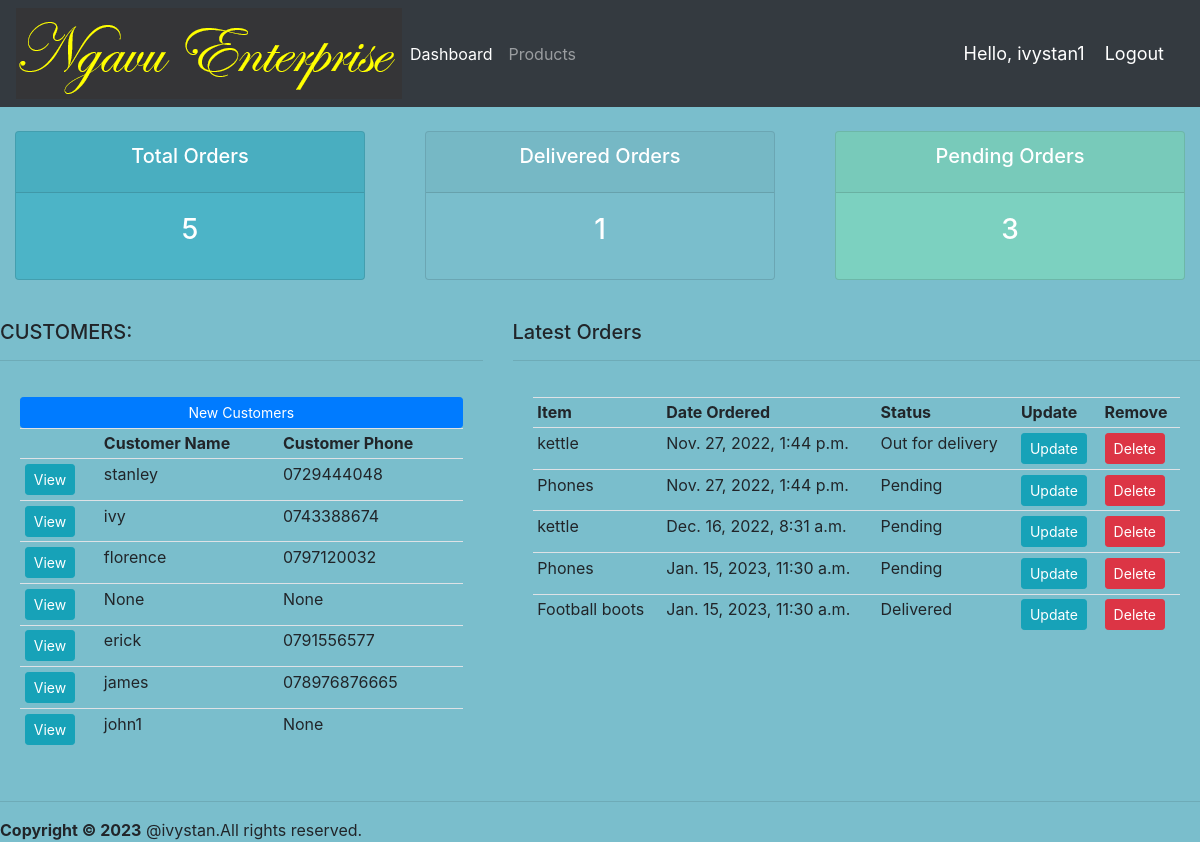
The app's page / (signed in) with its own data.
### accounts/models.py (models this page shows, shortened)
class Customer(models.Model):
    user = models.OneToOneField(User,null=True, blank=True, on_delete=models.CASCADE)
    name = models.CharField(max_length=200, null=True)
    phone = models.CharField(max_length=200, null=True)
    email = models.CharField(max_length=200, null=True)
    profile_pic = models.ImageField(default="kal!.png",null=True,blank=True)
    date_created = models.DateTimeField(auto_now_add=True, null=True)

class Order(models.Model):
    STATUS = (
        ('Pending', 'pending'),
        ('Out for delivery', 'Out for delivery'),
        ('Delivered', 'Delivered'),
    )
    customer = models.ForeignKey(Customer, null=True, on_delete=models.SET_NULL)
    product = models.ForeignKey(product, null=True, on_delete=models.SET_NULL)
    date_created = models.DateTimeField(auto_now_add=True, null=True)
    status = models.CharField(max_length=200, null=True, choices=STATUS)

class product(models.Model):
    CATEGORY = (
        ('Indoor', 'Indoor'),
        ('Out Door', 'Out Door'),
    )
    name = models.CharField(max_length=200, null=True)
    price = models.FloatField(null=True)
    category = models.CharField(max_length=200, null=True, choices=CATEGORY)
    description = models.CharField(max_length=200, null=True, blank=True)
    date_created = models.DateTimeField(auto_now_add=True, null=True)
    tags = models.ManyToManyField(tag)
    def __str__(self):
        return self.name

### accounts/decorators.py (the view)
    def wrapper_function(request, *args, **kwargs):
        group = None
        if request.user.groups.exists():
            group = request.user.groups.all()[0].name
            if group=='customer':
                return redirect('user_page')
            if group == 'admin':
                return view_func(request, *args, **kwargs)

### accounts/views.py (called while the page is built)
@login_required(login_url='login')
@admin_only
def home(request):
    orders = Order.objects.all()
    customers=Customer.objects.all()
    total_customers = customers.count()
    total_orders = orders.count()
    delivered = orders.filter(status='Delivered').count()
    pending = orders.filter(status='Pending').count()
    context = {'orders':orders,'customers':customers,
               'total_orders':total_orders,'pending':pending,'delivered':delivered}
    return render(request,'accounts/dashboard.html',context)

### accounts/templates/accounts/dashboard.html (shortened to what this page needs)
{% extends 'accounts/main.html'%}
{% block content %}
{% include 'accounts/status.html' %}
<br>
<div class ='row'>
    <div class="col-md-5">
        <h5>CUSTOMERS:</h5>
        <hr>
        <div class="'card card-body">
            <a class="btn btn-primary btn-sm btn-block"  href="">New Customers</a>
            <table class="table table-sm">
                <tr>
                    <th></th>
                    <th>Customer Name</th>
                    <th>Customer Phone</th>
                </tr>
                    {% for customer in customers %}
                <tr>
                    <td><a class="btn btn-sm btn-info" href="{% url 'customer' customer.id %}">View</a> </td>
                    <td>{{customer.name}}</td>
                    <td>{{customer.phone}}</td>
                </tr>
                    {% endfor%}
            </table>
        </div>
    </div>
     <div class="col-md-7">
        <h5>Latest Orders</h5>
        <hr>
        <div class="'card card-body">
            <table class="table table-sm">
                <tr>
                    <th>Item</th>
                    <th>Date Ordered</th>
                    <th>Status</th>
                    <th>Update</th>
                    <th>Remove</th>
                </tr>
                   {% for i in orders %}
                <tr>
                    <td>{{i.product}}</td>
                    <td>{{i.date_created}}</td>
                    <td>{{i.status}}</td>
                    <td><a class="btn btn-sm btn-info" href="{% url 'update_order' i.id%}">Update</a> </td>
                    <td><a class="btn btn-sm btn-danger" href="{% url 'delete_order' i.id%}">Delete</a> </td>
                </tr>
                    {% endfor %}
            </table>
        </div>
    </div>
</div>
{% endblock %}

### accounts/templates/accounts/main.html (shortened to what this page needs)
{% load static %}
<html>
<head>
	<link rel="stylesheet" href="https://cdn.jsdelivr.net/npm/bootstrap@4.3.1/dist/css/bootstrap.min.css">
<link rel="stylesheet" type="text/css" href="{% static '/css/main.css' %}">
</head>
<body>
	{% include 'accounts/navbar.html' %}
	{% block content %}
	{% endblock %}
	<hr>
	 <footer class="main-footer">
    <strong>Copyright &copy; <script>document.write(new Date().getFullYear())</script></strong> @ivystan.All rights reserved.
  </footer>
</body>
</html>

### accounts/templates/accounts/navbar.html (shortened to what this page needs)
{% load static %}
<nav class="navbar navbar-expand-lg navbar-dark bg-dark">
    <img src="{% static 'images/logo5.png' %}">
  <div class="collapse navbar-collapse" id="navbarNav">
    <ul class="navbar-nav">
      {% if request.user.is_staff %}
      <li class="nav-item active">
        <a class="nav-link" href="{% url 'home' %}">Dashboard</a>
      </li>
      <li class="nav-item">
        <a class="nav-link" href="{% url 'products' %}">Products</a>
      </li>
      {% else %}
      <li class="nav-item">
        <a class="nav-link" href="{% url 'account' %}">Settings</a>
      </li>
      {% endif %}
      </ul>
  </div>
    <span class="hello-msg">Hello, {{request.user}}</span>
        <span ><a class="hello-msg" href="{% url 'logout' %}">Logout</a> </span>
</nav>

### accounts/templates/accounts/status.html
<br>
<div class="row">
    <div class="col">
        <div class="col-md">
            <div class="card text-center text-white mb-3" id="total-orders">
                <div class="card-header">
                <h5 class="card-title">Total Orders</h5>
            </div>
            <div class="card-body">
                <h3 class="card-title">{{total_orders}}</h3>
            </div>
        </div>
    </div>
</div>
<div class="col">
    <div class="col-md">
        <div class="card text-center text-white mb-3" id="orders-delivered">
            <div class="card-header">
                <h5 class="card-title">Delivered Orders</h5>
            </div>
            <div class="card-body">
                <h3 class="card-title">{{delivered}}</h3>
            </div>
        </div>
    </div>
</div>
<div class="col">
    <div class="col-md">
               <div class="card text-center text-white mb-3" id="orders-pending">
            <div class="card-header">
                <h5 class="card-title">Pending Orders</h5>
            </div>
            <div class="card-body">
                <h3 class="card-title">{{pending}}</h3>
            </div>
        </div>
    </div>
</div>
</div>

### accounts/static/css/main.css (style rules this page uses)
body { background-color:#ebeff5; }
#total-orders { background-color:#4cb4c7; }
#orders-delivered { background-color:#7abecc; }
#orders-pending { background-color:#7CD1C0; }

### accounts/templates/accounts/main.html (style rules this page uses)
body, html { margin: 0; padding: 0; height: 100%; background: #7abecc !important; }

### accounts/templates/accounts/navbar.html (style rules this page uses)
.hello-msg { font-size: 18px; color:#fff; margin-right: 20px }

### records on screen
Customer: name "stanley", phone "0729444048"
Customer: name "ivy", phone "0743388674"
Customer: name "florence", phone "0797120032"
Customer: name "None", phone "None"
Customer: name "erick", phone "0791556577"
Customer: name "james", phone "078976876665"
Customer: name "john1", phone "None"
Order: product "kettle", date_created "Nov. 27, 2022, 1:44 p.m.", status "Out for delivery"
Order: product "Phones", date_created "Nov. 27, 2022, 1:44 p.m.", status "Pending"
Order: product "kettle", date_created "Dec. 16, 2022, 8:31 a.m.", status "Pending"
Order: product "Phones", date_created "Jan. 15, 2023, 11:30 a.m.", status "Pending"
Order: product "Football boots", date_created "Jan. 15, 2023, 11:30 a.m.", status "Delivered"

### other values on screen
{{ request.user }} "ivystan1"
{{ total_orders }} "5"
{{ delivered }} "1"
{{ pending }} "3"
